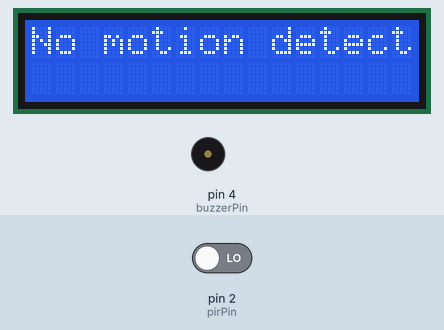
Simulated run of this sketch. Board: Arduino Uno, built with avr-gcc and run on an emulated ATmega328P. Shown: 16×2 character LCD, buzzer (waves = sounding). The inputs (shaded band) are chosen by the test bench; at power-on: pin 2 (pirPin) LOW. The modem accepts every AT command (registered, SIM ready, sends succeed) and sends nothing else.

Above: at 3.2 s.
3.3 s: pin 2 (pirPin) driven HIGH
At 3.8 s:
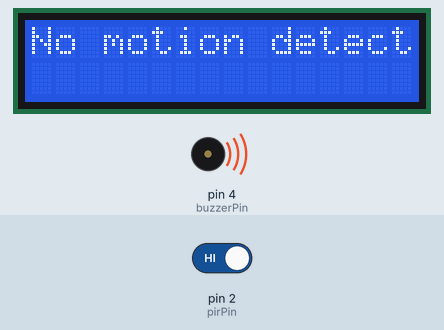
At 4.4 s:
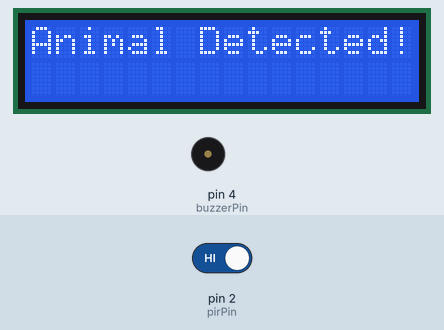
Timing chart, 0 to 6.3 s (numbered marks = the images above; inputs shaded):
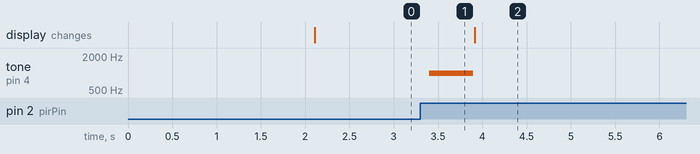

The sketch:

smart_crop_protection.ino
```cpp
#include <SoftwareSerial.h>
#include <LiquidCrystal_I2C.h>

const int pirPin = 2;
const int buzzerPin = 4;
const int gsmTx = 1; // Replace with your GSM module's Tx pin
const int gsmRx = 3; // Replace with your GSM module's Rx pin
const int lcd_address = 0x27; // Replace with your LCD I2C address

LiquidCrystal_I2C lcd(lcd_address, 16, 2); // 16 columns, 2 rows

SoftwareSerial gsm(gsmTx, gsmRx);

void setup() {
  pinMode(pirPin, INPUT);
  pinMode(buzzerPin, OUTPUT);
  gsm.begin(9600); // Adjust baud rate if necessary

  lcd.init();
  lcd.backlight();

  // Replace with your actual GSM library initialization code
  // Example for SIM800L:
   gsm.println("AT+CPOWER=1"); // Power on the module
   delay(1000);
   gsm.println("AT+CSQ"); // Check network signal quality
   delay(1000);
}

void loop() {
  int pirValue = digitalRead(pirPin);

  if (pirValue == HIGH) {
    tone(buzzerPin, 1000); // Play a tone at 1 kHz
    delay(500); // Play the tone for half a second
    noTone(buzzerPin);

    lcd.clear();
    lcd.print("Animal Detected!");
    delay(2000); // Wait 5 seconds before sending message

    // Send SMS using GSM module (replace with your library functions)
    gsm.println("AT+CMGS=\"+8530370624\"\r"); // Replace with recipient's phone number
    delay(2000);
    gsm.println("Alert: Animal detected in your crop field!");
    delay(2000);
    gsm.println(char(26)); // CTRL+Z to send SMS
    delay(2000); // Wait 5 seconds before sending another message
  } else {
    lcd.clear();
    lcd.print("No motion detected");
  }

  delay(100); // Check sensor reading every 100 milliseconds
}
```

Measured:
- after the input at 3.3 s, tone on pin 4 (buzzerPin): silent → 1000 Hz after 0.10 s, → silent 0.50 s later
